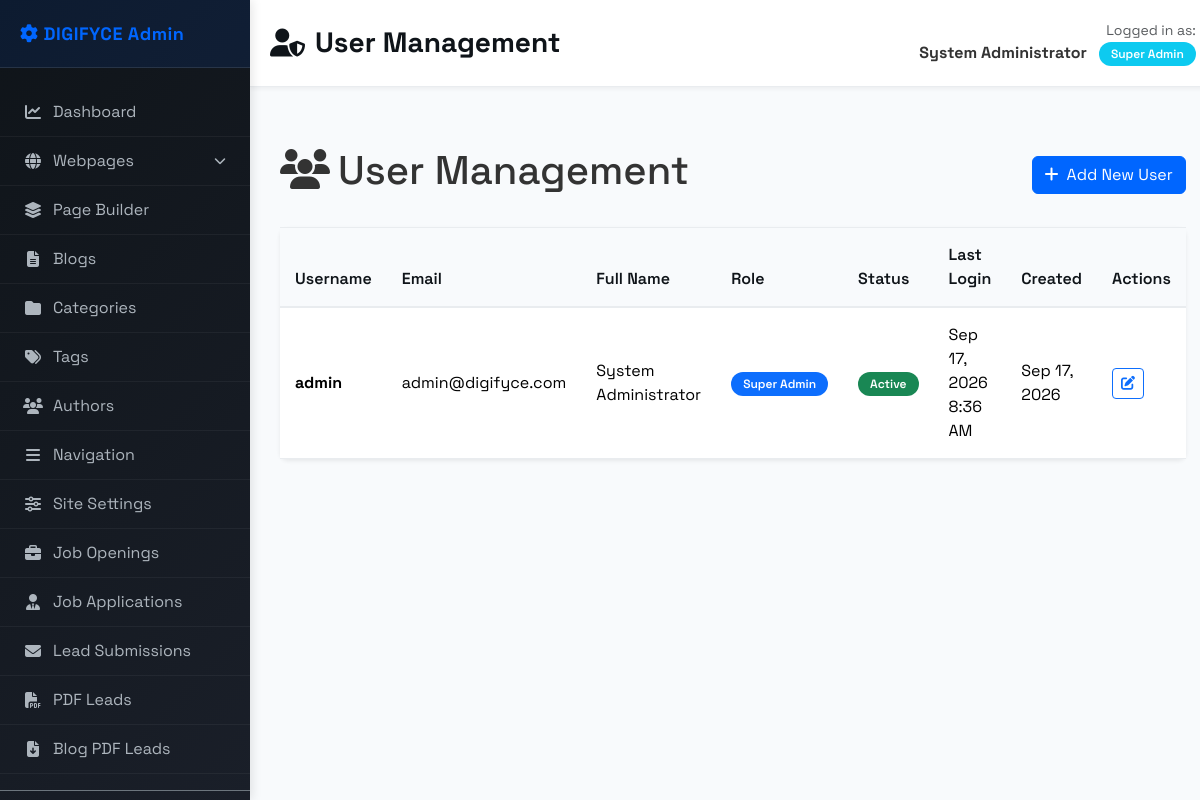
/app/admin/users.php (signed in), run on the app's committed database.
### tables this page shows
CREATE TABLE users (
    id INT AUTO_INCREMENT PRIMARY KEY,
    username VARCHAR(64) NOT NULL UNIQUE,
    password_hash VARCHAR(255) NOT NULL,
    email VARCHAR(128) NOT NULL UNIQUE,
    full_name VARCHAR(255),
    role_id INT NOT NULL,
    status ENUM('active','inactive') DEFAULT 'active',
    last_login DATETIME,
    created_at DATETIME DEFAULT CURRENT_TIMESTAMP,
    updated_at DATETIME DEFAULT CURRENT_TIMESTAMP ON UPDATE CURRENT_TIMESTAMP,
    FOREIGN KEY (role_id) REFERENCES roles(id) ON DELETE RESTRICT
);

CREATE TABLE roles (
    id INT AUTO_INCREMENT PRIMARY KEY,
    name VARCHAR(64) NOT NULL UNIQUE,
    description TEXT,
    status ENUM('active','inactive') DEFAULT 'active',
    created_at DATETIME DEFAULT CURRENT_TIMESTAMP,
    updated_at DATETIME DEFAULT CURRENT_TIMESTAMP ON UPDATE CURRENT_TIMESTAMP
);

### app/utilities/PermissionManager.php (called while the page is built, shortened)
<?php
class PermissionManager {
    private static $user_permissions_cache = [];
    private $pdo;
    private $user_id;
    public function __construct($pdo, $user_id = null) {
        $this->pdo = $pdo;
        $this->user_id = $user_id ?? ($_SESSION['user_id'] ?? null);
    }
    public function hasPermission($permission_name) {
        $cache_key = $this->user_id . '_' . $permission_name;
        if (isset(self::$user_permissions_cache[$cache_key])) {
            return self::$user_permissions_cache[$cache_key];
        }
        $stmt = $this->pdo->prepare("
            SELECT COUNT(*) as count
            FROM role_permissions rp
            JOIN permissions p ON rp.permission_id = p.id
            JOIN users u ON u.role_id = rp.role_id
            WHERE u.id = ? AND p.name = ?
        ");
        $stmt->execute([$this->user_id, $permission_name]);
        $result = $stmt->fetch();
        $has_permission = $result['count'] > 0;
        self::$user_permissions_cache[$cache_key] = $has_permission;
        return $has_permission;
    }
    public function hasAnyPermission($permissions) {
        foreach ($permissions as $permission) {
            if ($this->hasPermission($permission)) {
                return true;
            }
        }
        return false;
    }
    public function getCurrentUser() {
        $stmt = $this->pdo->prepare("
            SELECT u.*, r.name as role_name
            FROM users u
            JOIN roles r ON u.role_id = r.id
            WHERE u.id = ?
        ");
        $stmt->execute([$this->user_id]);
        return $stmt->fetch(PDO::FETCH_ASSOC);
    }
    public function getAllUsers() {
        $stmt = $this->pdo->query("
            SELECT u.*, r.name as role_name
            FROM users u
            JOIN roles r ON u.role_id = r.id
            ORDER BY u.created_at DESC
        ");
        return $stmt->fetchAll(PDO::FETCH_ASSOC);
    }
}

### app/admin/users.php (the view, shortened to what this page needs)
<?php
require_once __DIR__ . '/../utilities/PermissionManager.php';
$pdo = Database::getInstance();
$permissionManager = new PermissionManager($pdo);
$pageTitle = 'User Management';
include __DIR__ . '/../views/admin_header.php';
$users = $permissionManager->getAllUsers();
?>
<div class="d-flex justify-content-between align-items-center mb-4">
    <h1><i class="fas fa-users me-2"></i>User Management</h1>
    <?php if ($permissionManager->hasPermission('user.create')): ?>
        <a href="user_edit.php" class="btn btn-primary">
            <i class="fas fa-plus me-2"></i>Add New User
        </a>
    <?php endif; ?>
</div>
<div class="card border-0 shadow-sm">
    <div class="table-responsive">
        <table class="table table-hover mb-0">
            <thead class="table-light">
                <tr>
                    <th>Username</th>
                    <th>Email</th>
                    <th>Full Name</th>
                    <th>Role</th>
                    <th>Status</th>
                    <th>Last Login</th>
                    <th>Created</th>
                    <th>Actions</th>
                </tr>
            </thead>
            <tbody>
                <?php if (!empty($users)): ?>
                    <?php foreach ($users as $user): ?>
                        <tr>
                            <td>
                                <strong><?= htmlspecialchars($user['username']) ?></strong>
                            </td>
                            <td><?= htmlspecialchars($user['email']) ?></td>
                            <td><?= htmlspecialchars($user['full_name'] ?? 'N/A') ?></td>
                            <td>
                                <span class="badge bg-primary">
                                    <?= htmlspecialchars($user['role_name']) ?>
                                </span>
                            </td>
                            <td>
                                <?php if ($user['status'] === 'active'): ?>
                                    <span class="badge bg-success">Active</span>
                                <?php else: ?>
                                    <span class="badge bg-danger">Inactive</span>
                                <?php endif; ?>
                            </td>
                            <td>
                                <?= $user['last_login'] ? date('M d, Y g:i A', strtotime($user['last_login'])) : 'Never' ?>
                            </td>
                            <td>
                                <?= date('M d, Y', strtotime($user['created_at'])) ?>
                            </td>
                            <td>
                                <div class="btn-group btn-group-sm">
                                    <?php if ($permissionManager->hasPermission('user.edit')): ?>
                                        <a href="user_edit.php?id=<?= $user['id'] ?>" class="btn btn-outline-primary" title="Edit">
                                            <i class="fas fa-edit"></i>
                                        </a>
                                    <?php endif; ?>
                                </div>
                            </td>
                        </tr>
                    <?php endforeach; ?>
                <?php endif; ?>
            </tbody>
        </table>
    </div>
</div>
<?php include __DIR__ . '/../views/admin_footer.php'; ?>

### app/views/admin_header.php (shortened to what this page needs)
<?php
$appUrl = rtrim($_ENV['APP_URL'] ?? '', '/');
?>
<!DOCTYPE html>
<html lang="en">
<head>
    <link href="https://cdn.jsdelivr.net/npm/bootstrap@5.3.2/dist/css/bootstrap.min.css" rel="stylesheet">
    <link href="https://cdnjs.cloudflare.com/ajax/libs/font-awesome/6.4.0/css/all.min.css" rel="stylesheet">
</head>
<body>
    <div class="d-flex">
        <nav class="sidebar">
            <div class="sidebar-header">
                <div class="sidebar-brand">
                    <i class="fas fa-cog"></i> DIGIFYCE Admin
                </div>
            </div>
            <ul class="nav flex-column sidebar-nav">
                <li class="nav-item">
                    <a class="nav-link<?= basename($_SERVER['PHP_SELF']) === 'dashboard.php' ? ' active' : '' ?>"
                        href="<?= $appUrl ?>/app/admin/dashboard.php">
                        <i class="fas fa-chart-line"></i> Dashboard
                    </a>
                </li>
                <?php if (isset($permissionManager) && $permissionManager->hasAnyPermission(['blog.view', 'page.view', 'category.view', 'tag.view', 'author.view'])): ?>
                    <?php
                    $webpageFiles = [
                        'page_home_edit.php',
                        'page_service.php',
                        'page_technology.php',
                        'page_testimonial.php',
                        'page_products.php',
                        'page_d2c_branding.php',
                        'page_commercial_shoot.php',
                        'page_creative_development.php',
                        'page_performance_marketing.php',
                        'page_ecommerce_marketing.php',
                        'page_marketplace_management.php',
                        'page_content_marketing.php',
                        'page_about_us.php',
                        'page_seo.php',
                        'page_builder_edit.php',
                        'page_builder_preview.php',
                    ];
                    $isWebpageActive = in_array(basename($_SERVER['PHP_SELF']), $webpageFiles);
                    ?>
                    <li class="nav-item">
                        <a class="nav-link<?= $isWebpageActive ? ' active' : '' ?>" href="#webpageSubmenu"
                            data-bs-toggle="collapse" role="button"
                            aria-expanded="<?= $isWebpageActive ? 'true' : 'false' ?>" aria-controls="webpageSubmenu">
                            <i class="fas fa-globe"></i> Webpages
                            <i class="fas fa-chevron-down ms-auto" style="font-size: 12px;"></i>
                        </a>
                    </li>
                    <li class="nav-item">
                        <a class="nav-link<?= in_array(basename($_SERVER['PHP_SELF']), ['page_builder.php','page_builder_edit.php']) ? ' active' : '' ?>"
                            href="<?= $appUrl ?>/app/admin/page_builder">
                            <i class="fas fa-layer-group"></i> Page Builder
                        </a>
                    </li>
                    <li class="nav-item">
                        <a class="nav-link<?= in_array(basename($_SERVER['PHP_SELF']), ['blogs.php']) ? ' active' : '' ?>"
                            href="<?= $appUrl ?>/app/admin/blogs.php">
                            <i class="fas fa-file-alt"></i> Blogs
                        </a>
                    </li>
                    <li class="nav-item">
                        <a class="nav-link<?= in_array(basename($_SERVER['PHP_SELF']), ['categories.php']) ? ' active' : '' ?>"
                            href="<?= $appUrl ?>/app/admin/categories.php">
                            <i class="fas fa-folder"></i> Categories
                        </a>
                    </li>
                    <li class="nav-item">
                        <a class="nav-link<?= in_array(basename($_SERVER['PHP_SELF']), ['tags.php']) ? ' active' : '' ?>"
                            href="<?= $appUrl ?>/app/admin/tags.php">
                            <i class="fas fa-tags"></i> Tags
                        </a>
                    </li>
                    <li class="nav-item">
                        <a class="nav-link<?= in_array(basename($_SERVER['PHP_SELF']), ['authors.php']) ? ' active' : '' ?>"
                            href="<?= $appUrl ?>/app/admin/authors.php">
                            <i class="fas fa-users"></i> Authors
                        </a>
                    </li>
                <?php endif; ?>
                <?php if (isset($permissionManager) && $permissionManager->hasAnyPermission(['settings.edit', 'settings.view', 'navigation.edit'])): ?>
                    <li class="nav-item">
                        <a class="nav-link<?= in_array(basename($_SERVER['PHP_SELF']), ['navigation.php']) ? ' active' : '' ?>"
                            href="<?= $appUrl ?>/app/admin/navigation.php">
                            <i class="fas fa-bars"></i> Navigation
                        </a>
                    </li>
                    <li class="nav-item">
                        <a class="nav-link<?= in_array(basename($_SERVER['PHP_SELF']), ['site_settings.php']) ? ' active' : '' ?>"
                            href="<?= $appUrl ?>/app/admin/site_settings.php">
                            <i class="fas fa-sliders-h"></i> Site Settings
                        </a>
                    </li>
                <?php endif; ?>
                <?php if (isset($permissionManager) && $permissionManager->hasAnyPermission(['job.view'])): ?>
                    <li class="nav-item">
                        <a class="nav-link<?= in_array(basename($_SERVER['PHP_SELF']), ['job_openings.php']) ? ' active' : '' ?>"
                            href="<?= $appUrl ?>/app/admin/job_openings.php">
                            <i class="fas fa-briefcase"></i> Job Openings
                        </a>
                    </li>
                    <li class="nav-item">
                        <a class="nav-link<?= in_array(basename($_SERVER['PHP_SELF']), ['job_applications.php']) ? ' active' : '' ?>"
                            href="<?= $appUrl ?>/app/admin/job_applications.php">
                            <i class="fas fa-user-tie"></i> Job Applications
                        </a>
                    </li>
                <?php endif; ?>
                <?php if (isset($permissionManager) && $permissionManager->hasAnyPermission(['lead.view'])): ?>
                    <li class="nav-item">
                        <a class="nav-link<?= in_array(basename($_SERVER['PHP_SELF']), ['lead_submissions.php']) ? ' active' : '' ?>"
                            href="<?= $appUrl ?>/app/admin/lead_submissions.php">
                            <i class="fas fa-envelope"></i> Lead Submissions
                        </a>
                    </li>
                    <li class="nav-item">
                        <a class="nav-link<?= in_array(basename($_SERVER['PHP_SELF']), ['pdf_email_leads.php']) ? ' active' : '' ?>"
                            href="<?= $appUrl ?>/app/admin/pdf_email_leads.php">
                            <i class="fas fa-file-pdf"></i> PDF Leads
                        </a>
                    </li>
                    <li class="nav-item">
                        <a class="nav-link<?= in_array(basename($_SERVER['PHP_SELF']), ['blog_pdf_leads.php']) ? ' active' : '' ?>"
                            href="<?= $appUrl ?>/app/admin/blog_pdf_leads.php">
                            <i class="fas fa-file-download"></i> Blog PDF Leads
                        </a>
                    </li>
                <?php endif; ?>
                <?php if (isset($permissionManager) && $permissionManager->hasAnyPermission(['user.view', 'role.view'])): ?>
                    <li class="nav-item border-top border-secondary mt-3 pt-3">
                    </li>
                <?php endif; ?>
            </ul>
        </nav>
        <main>
            <div class="admin-header d-flex justify-content-between align-items-center">
                <h1>
                    <i class="fas fa-<?php
                    $pageName = basename($_SERVER['PHP_SELF']);
                    switch ($pageName) {
                        case 'users.php':
                            echo 'user-shield';
                            break;
                    }
                    ?>"></i>
                    <?= isset($pageTitle) ? htmlspecialchars($pageTitle) : 'Admin Panel' ?>
                </h1>
                <?php if (isset($permissionManager)): ?>
                    <?php
                    $currentUser = $permissionManager->getCurrentUser();
                    if ($currentUser):
                        ?>
                        <div class="text-end">
                            <small class="text-muted d-block">Logged in as:</small>
                            <strong><?= htmlspecialchars($currentUser['full_name'] ?? $currentUser['username']) ?></strong>
                            <span class="badge bg-info ms-2"><?= htmlspecialchars($currentUser['role_name']) ?></span>
                        </div>
                    <?php endif; ?>
                <?php endif; ?>
            </div>
            <div class="admin-content">

### data on the page
users: full_name "System Administrator", role.name "Super Admin", username "admin", email "admin@digifyce.com", status "Active", last_login "Sep 17, 2026 8:36 AM", created_at "Sep 17, 2026"

### other printed values
$pageTitle "User Management"
